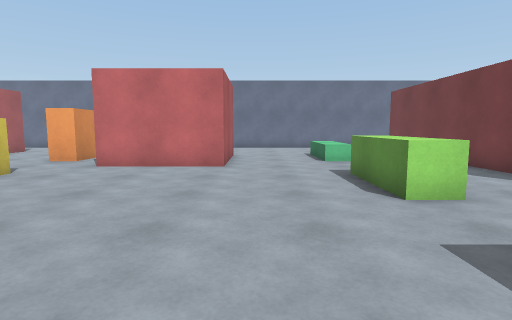
[1] (above)

22 first-person views from a walk through a scene from a Unity 3-D project. The camera is 1.2 m above the floor, tilts 6° down and sees 80° across. The floor is counted in squares, 1 m on a side. Each view is taken from the middle of a square. On the plan, view 1 faces up. The plan holds only what a view shows up to about 13 squares ahead; the rest is blank. The place goes on beyond the plan.

[2]
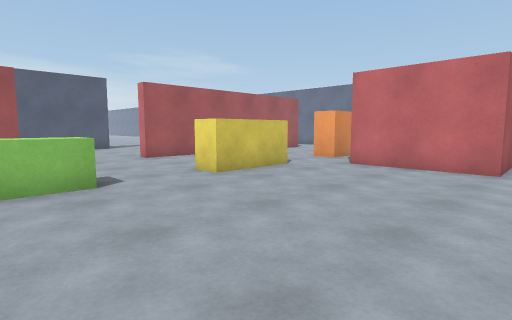

[3]
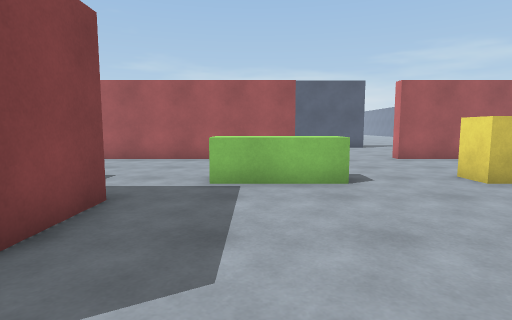

[4]
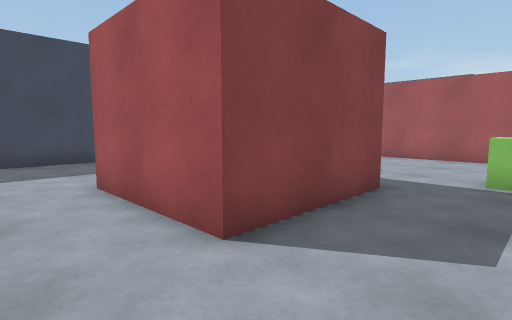

[5]
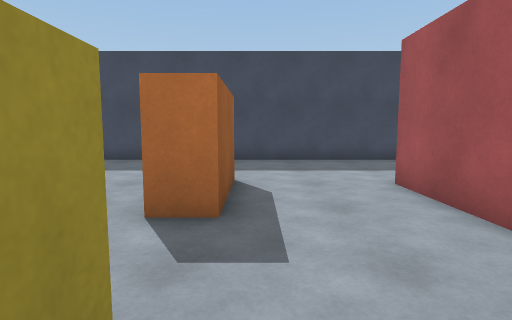

[6]
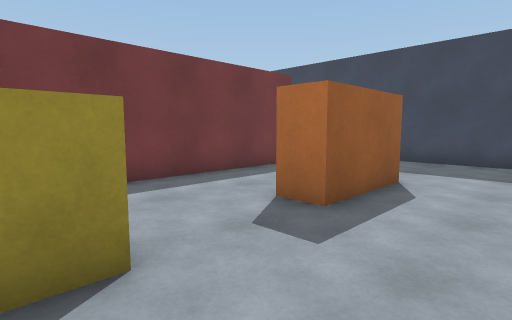

[7]
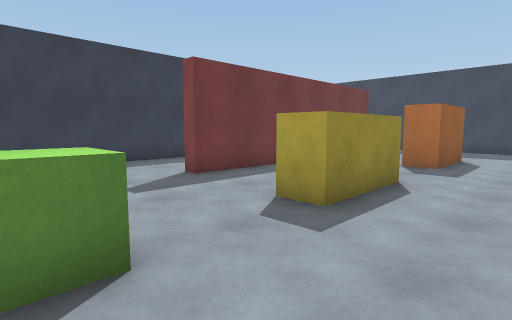

[8]
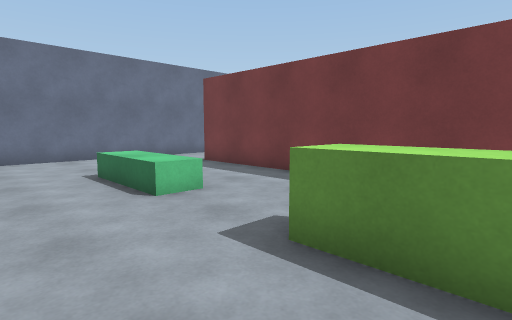

[9]
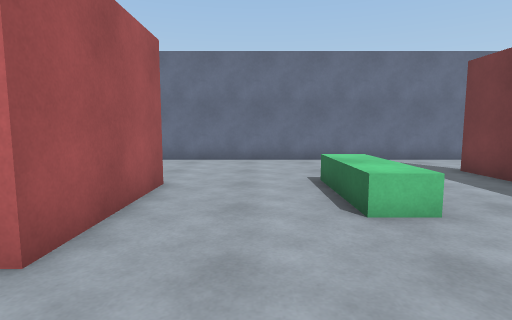

[10]
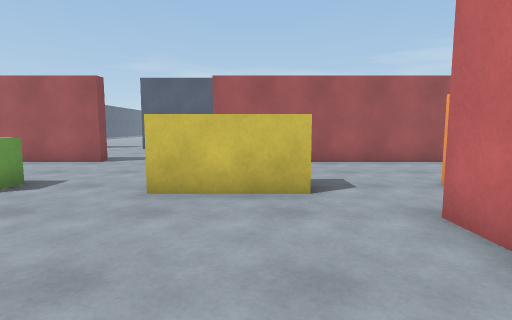

[11]
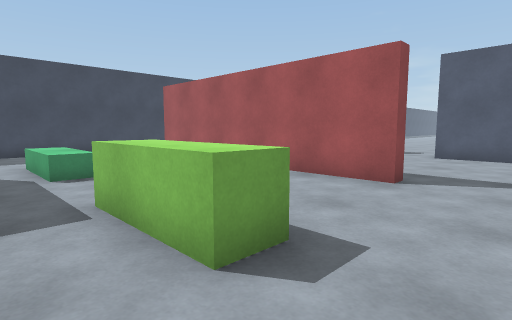

[12]
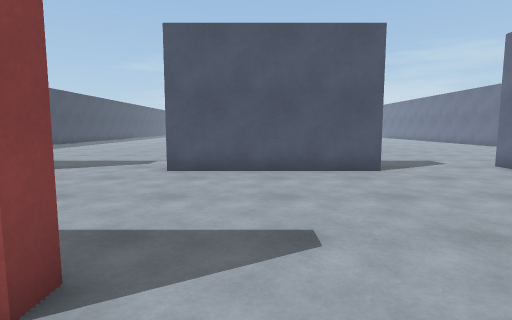

[13]
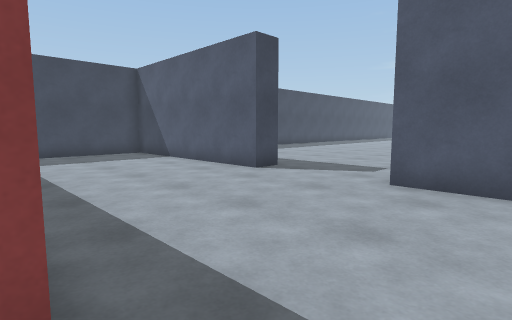

[14]
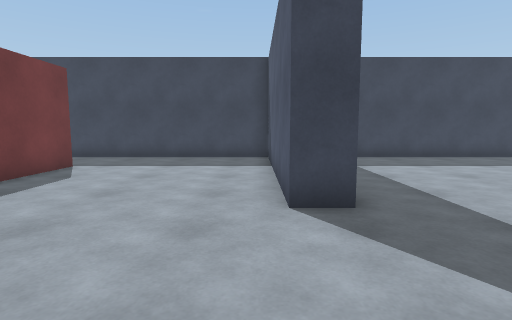

[15]
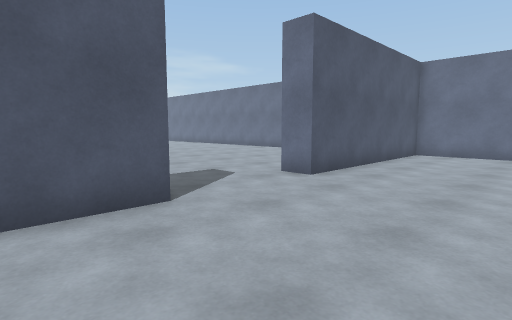

[16]
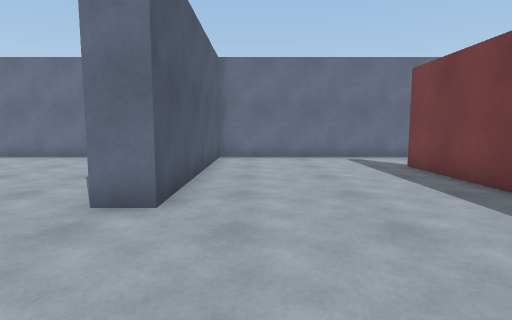

[17]
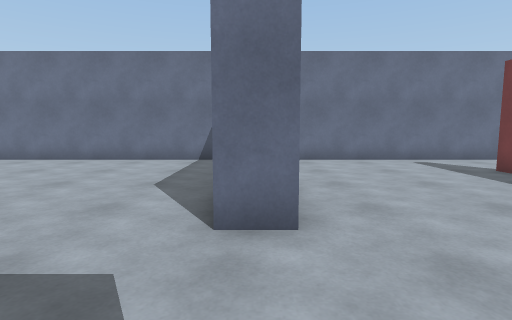

[18]
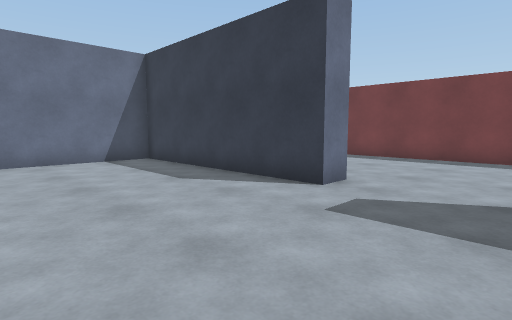

[19]
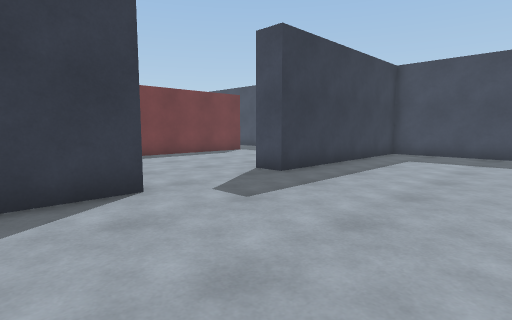

[20]
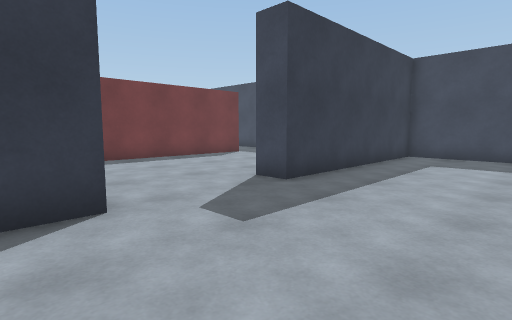

[21]
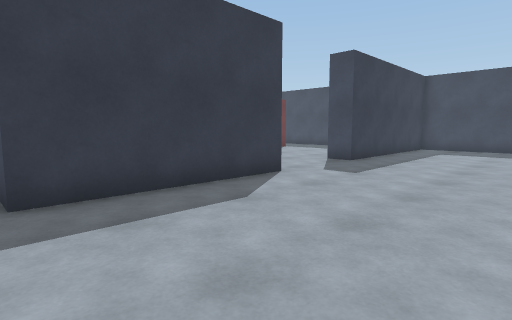

[22]
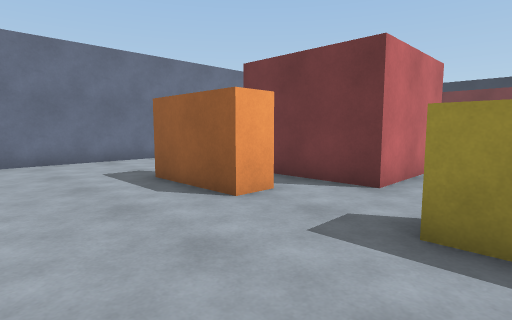

### Floor plan
Points are (right, up) in squares from view 1. A wall is a line through its corners. A room is listed if a view was taken in it or the views show most of it. See-through windows are left out.
Room 1 (views 1, 2, 3, 4, 5, 6, 7, 8, 9, 10, 11, 12, 13, 14, 15, 16, 17, 18, 19, 20, 21, 22)
walls: (-7.5, 7.2) (-7.5, 8); (-6.5, 8.1) (-6.5, 5) (-7.5, 5); (-12.4, 1.5) (-11.8, 1.5) (-11.8, -7.9); (-12.2, 8) (-12.2, 15.5); (-5.1, -2.5) (-1, -2.5) (-1, -6.5); (-6.5, 12.4) (-6.5, 11) (-7.5, 11) (-7.5, 14); (-11.8, 13.8) (-11.8, 5.5) (-12.2, 5.5); (2.5, -1.1) (2.5, 2) (3.5, 2); (-1, 13.5) (-1, 9.5) (-5, 9.5) (-5, 12.4); (-19.5, 0.4) (-19.5, 6.5) (-18.5, 6.5) (-18.5, 0.5); (-12.2, -8.5) (-12.2, -1.9); (-5.1, 18.5) (-18.5, 18.5) (-18.5, 10.5) (-19.5, 10.5) (-19.5, 18.5) (-25.5, 18.5); (6.8, 6.5) (6.8, 15.5); (2.5, -7.1) (2.5, -4) (3.5, -4); (-8.1, -11.5) (-6.2, -11.5); (-3.4, -11.5) (4.1, -11.5); (-18.6, -11.5) (-10.4, -11.5); (6.8, -7.8) (6.8, 1.5) (7.2, 1.5); (11, -0.9) (11, 5.1); (6.2, -11.5) (7.8, -11.5); (8.9, 18.5) (-2.6, 18.5); (-25.5, -11.5) (-19.5, -11.5) (-19.5, -3.5) (-18.5, -3.5) (-18.5, -10.8)
low walls: (-7.5, 2) (-6.5, 2) (-6.5, -1); (-7.5, -4) (-6.5, -4) (-6.5, -7); (3.6, 5) (2.5, 5) (2.5, 8); (3.5, 11) (2.5, 11) (2.5, 14)

Where each view was taken, in squares from view 1:
view 1: 0 up, 0 right, facing up
view 2: 0 up, 0 right, facing up-left
view 3: 0 up, 0 right, facing left
view 4: 0 up, 1 right, facing down-left
view 5: 0 up, 2 right, facing down
view 6: 0 up, 0 right, facing down-right
view 7: 6 up, 0 right, facing down-right
view 8: 6 up, 0 right, facing up-right
view 9: 7 up, 1 right, facing up
view 10: 7 up, 1 left, facing left
view 11: 4 up, 5 left, facing down-left
view 12: 3 up, 10 left, facing left
view 13: 3 up, 12 left, facing down-left
view 14: 1 up, 18 left, facing down
view 15: 4 up, 14 left, facing up-left
view 16: 6 up, 17 left, facing up
view 17: 7 up, 19 left, facing up
view 18: 7 up, 25 left, facing up-right
view 19: 3 up, 25 left, facing down-right
view 20: 2 up, 24 left, facing down-right
view 21: 7 up, 25 left, facing down-right
view 22: 7 up, 11 left, facing up-right
